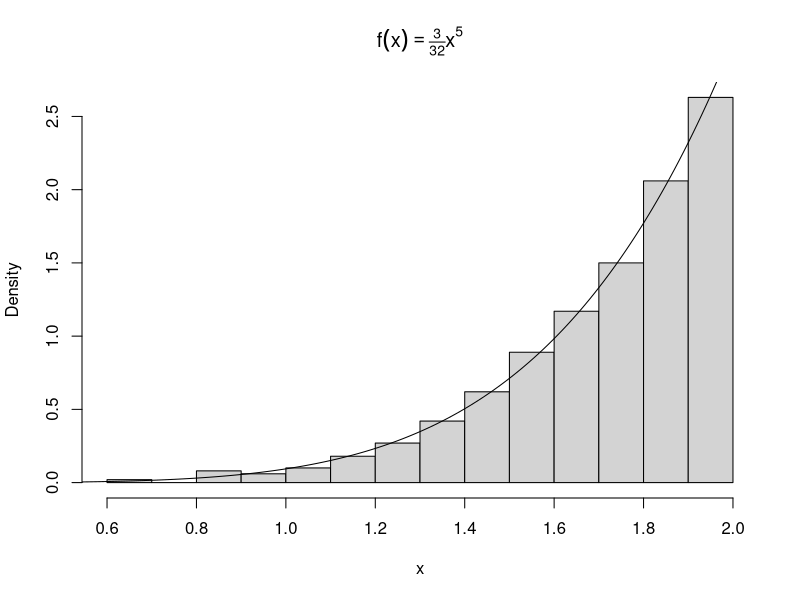
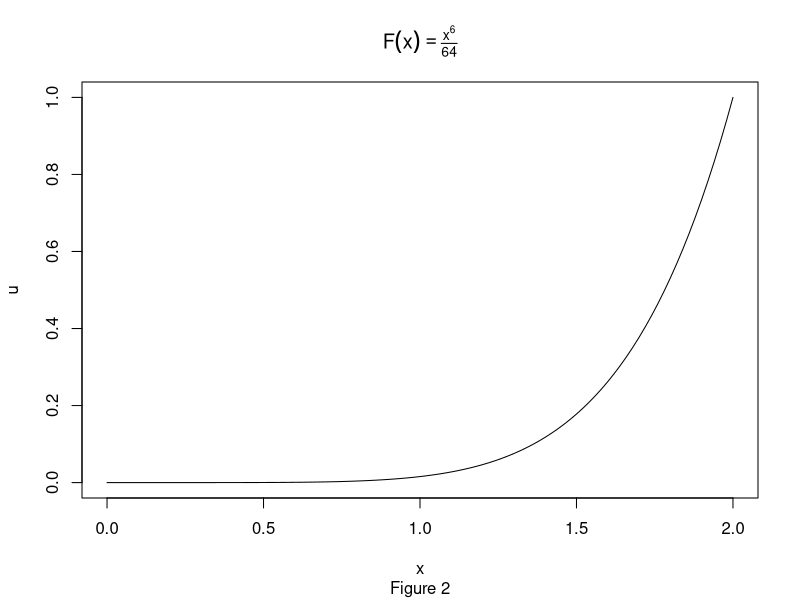
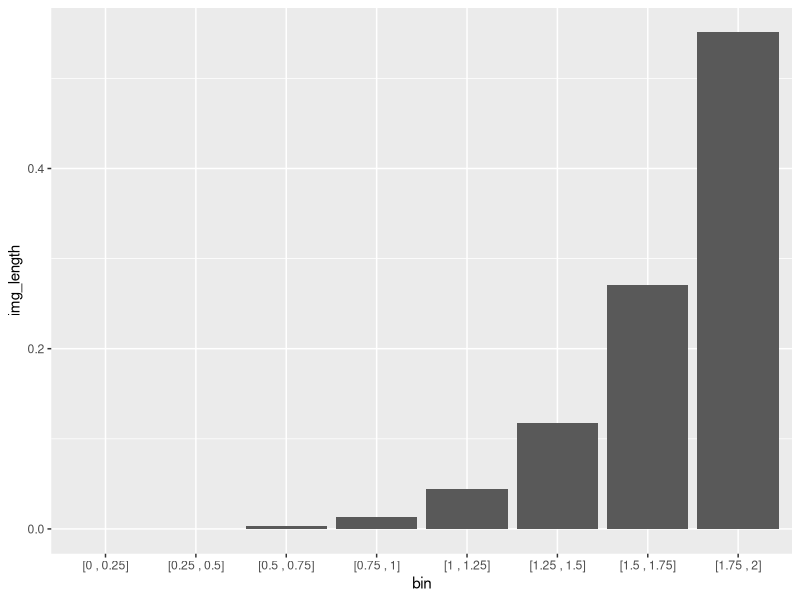
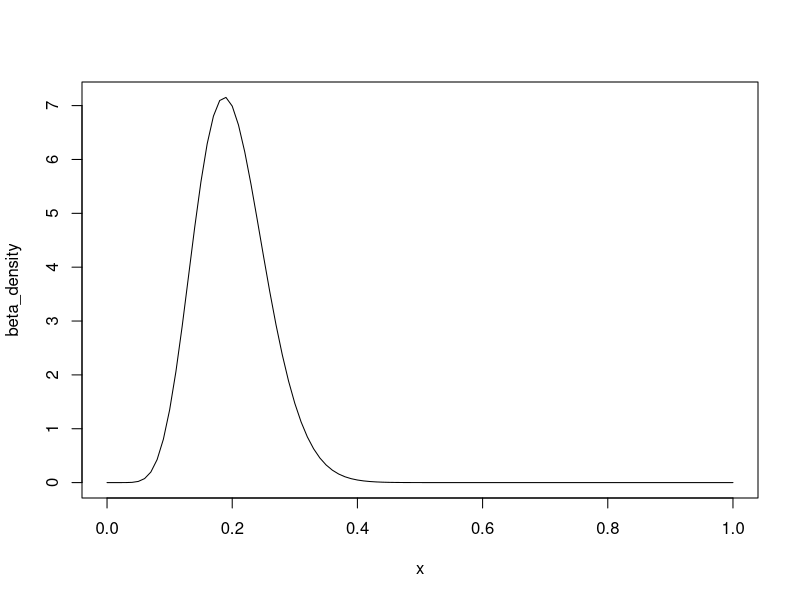
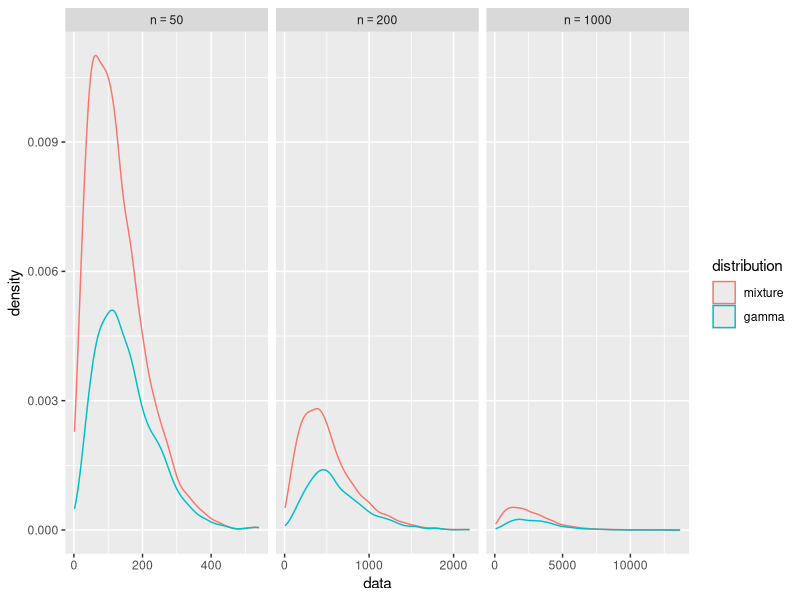

The R source for these figures, in order:
## ---- chunk 1
knitr::opts_chunk$set(cache=TRUE)
library(tidyverse)
library(stringr)
## ---- chunk 2
n <- 1000
u <- runif(n)
x <- 2*u^(1/6)
hist(x, probability = TRUE, main = expression(f(x)==textstyle(frac(3,32))*x^5))
y <- seq(0, 2, .01)
lines(y, 3/32 * y^5)
## ---- chunk 3
F <- function(x){x^6 / 64}
plot.function(F, from = 0, to = 2, ylab = "u", main = expression(F(x)==textstyle(frac(x^6,64))), sub = "Figure 2")
## ---- chunk 4
init_points <- seq(0, 1.75, .25)
end_points <- seq(.25, 2, .25)
img_init_points <- round(F(init_points),3)
img_end_points <- round(F(end_points),3)
img_length <- round(img_end_points - img_init_points,3)

as_interval <- function(a, b){
  str_c("[", a, " , ", b, "]")
}

img_table <- tibble(
  bin = as_interval(init_points, end_points),
  image = as_interval(img_init_points, img_end_points),
  img_length = img_length

)

knitr::kable(img_table, caption = "Note infinitesimals truncated to 0")

img_plot <- ggplot(data = img_table, mapping = aes(x = bin, y = img_length)) +
  geom_bar(stat = "identity")
  

## ---- chunk 5
img_plot
## ---- chunk 6
a <- 10
b <- 40
beta_density <- function(x) {
  (1/beta(a,b)) * x^(a-1) * (1-x)^(b-1)
}

plot.function(beta_density, from = 0, to = 1)
## ---- chunk 7
beta_mode <- function(a,b){
  (a-1)/(a+b-2)
}
my_x <- beta_mode(a,b)
my_c <- beta_density(my_x) 

## ---- chunk 8
n <- 1000  #target sample size
k <- 0     #counter for accepted
j <- 0     #iterations
y <- numeric(n)
acceptance_ratio <- function(x){beta_density(x)/my_c}

while(k < n){
  acceptance_threshold <- runif(1)
  j <- j + 1
  x <- runif(1)    #random variate from g
  if(acceptance_ratio(x) > acceptance_threshold){
    #accept x
    k <- k + 1
    y[k] <-  x
  }
}
## ---- chunk 9
library(stringr)
#compare empirical and theoretical percentiles
p <- seq(.1, .9, .1)
Qsim <- quantile(y, p) #quantiles of sample
Q <- qbeta(p, a, b)    #theoretical quantiles
percentiles <- str_c(as.character(seq(10,90,10)),"%")
my_table <- rbind(Qsim, Q)
names(my_table) <- percentiles
knitr::kable(my_table, caption = "Pariwise comparison of empirical and theorectical quantile")

## ---- chunk 10
library(tidyverse)
n <- 1000
nu <- 6
X <- matrix(rnorm(n*nu), n, nu)^2
y <- rowSums(X)

comp <- data.frame(
theoretical = c(nu, 2*nu),
empirical = c(mean(y), mean(y^2) - (mean(y))^2),
row.names = c("mean", "variance")
)

knitr::kable(comp)


## ---- chunk 11
library(tidyverse)

N <- 1000 # sample size
n <- 50
r <- 3
gamma_mixture <- function(n = 50, r = 3, N = 1000){
  # n is the number of variables we are mixing
  # N is the sample size we a generating 
  index <- 1:n
  weights <- index/((n*(n+1))/2)
  index_sample <- sample(index, size = N, replace = TRUE, prob = weights)
  lambda <- 1/index_sample
  mixture_sample <- rgamma(N, shape = r, rate = lambda)
  mixture_sample
}

sizes <- c(50, 200, 1000)

sizes %>%
  map(function(x) gamma_mixture(n = x)) ->
  mixture_list

sizes %>%
  map(function(x) rgamma(N, shape = r, rate = 1/x)) -> 
  gamma_list

df <- tibble(
  data = c(mixture_list, gamma_list),
  n_size = rep(sizes, times = 2),
  distribution = factor(rep(c("mixture", "gamma"), each = 3), levels = c("mixture", "gamma"))
)

library(magrittr)
library(scales)
df %<>% unnest()

ggplot(data = df, aes(x = data)) +
  geom_density(position = "stack", aes(color = distribution)) +
  scale_x_continuous(breaks = scales::pretty_breaks(n = 3)) +
  facet_grid(. ~n_size, scales = "free",  labeller = label_bquote(cols = n == .(n_size)))

## ---- chunk 12
m <- 10000
x <- runif(m)
theta.hat <- round(mean(exp(-x)),6)
soln <- round(1-exp(-1),6)
st_err <- format((1/m)*(sum(exp(-x)-theta.hat)^2)^(1/2), digits = 3)

## ---- chunk 13
m <- 10^5
sample <- rexp(m, rate = 1)
h <- function(x){
  sin(x^2)*exp(-x^2 + 1)
}
estimate <- sum(h(sample))/m

estimate
